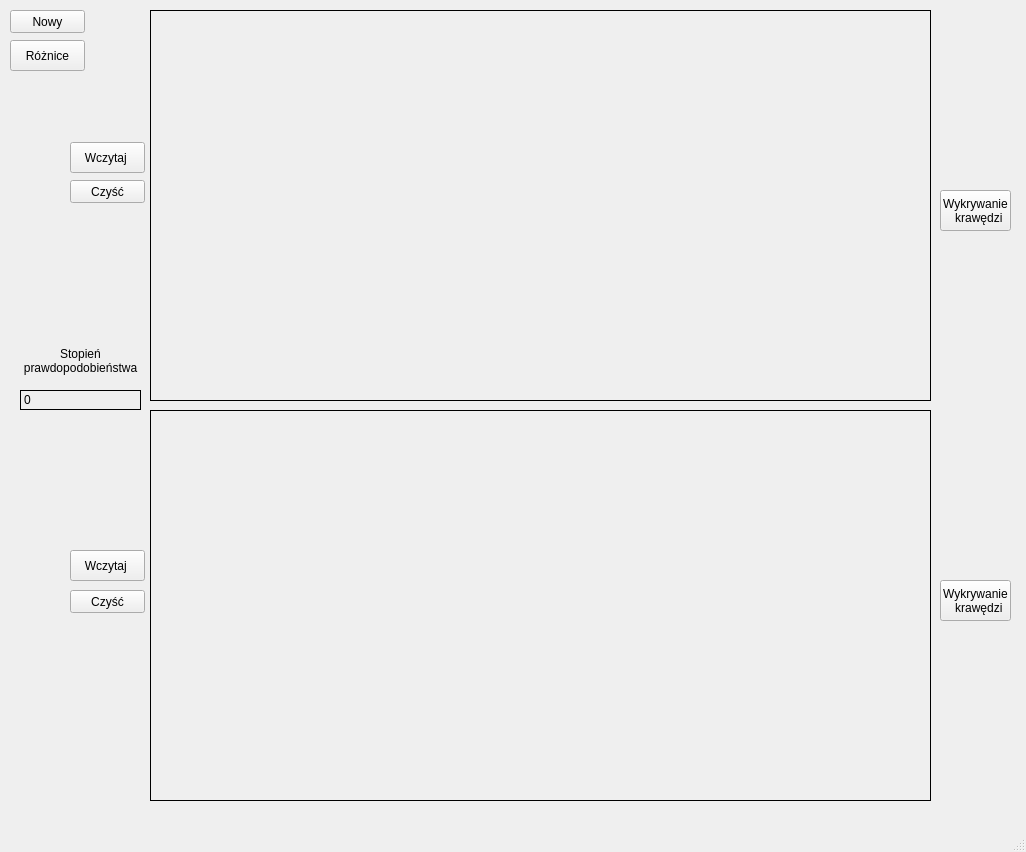
<?xml version="1.0" encoding="UTF-8"?>
<ui version="4.0">
 <class>MainWindow</class>
 <widget class="QMainWindow" name="MainWindow">
  <property name="geometry">
   <rect>
    <x>0</x>
    <y>0</y>
    <width>1026</width>
    <height>852</height>
   </rect>
  </property>
  <property name="windowTitle">
   <string>MainWindow</string>
  </property>
  <property name="autoFillBackground">
   <bool>false</bool>
  </property>
  <widget class="QWidget" name="centralwidget">
   <widget class="QPushButton" name="pushButton_2">
    <property name="geometry">
     <rect>
      <x>10</x>
      <y>10</y>
      <width>75</width>
      <height>23</height>
     </rect>
    </property>
    <property name="text">
     <string>Nowy</string>
    </property>
   </widget>
   <widget class="QPushButton" name="pushButton_3">
    <property name="geometry">
     <rect>
      <x>10</x>
      <y>40</y>
      <width>75</width>
      <height>31</height>
     </rect>
    </property>
    <property name="text">
     <string>Różnice</string>
    </property>
   </widget>
   <widget class="QLabel" name="label">
    <property name="geometry">
     <rect>
      <x>150</x>
      <y>10</y>
      <width>781</width>
      <height>391</height>
     </rect>
    </property>
    <property name="frameShape">
     <enum>QFrame::Box</enum>
    </property>
    <property name="text">
     <string/>
    </property>
    <property name="scaledContents">
     <bool>true</bool>
    </property>
   </widget>
   <widget class="QLabel" name="label_2">
    <property name="geometry">
     <rect>
      <x>150</x>
      <y>410</y>
      <width>781</width>
      <height>391</height>
     </rect>
    </property>
    <property name="frameShape">
     <enum>QFrame::Box</enum>
    </property>
    <property name="text">
     <string/>
    </property>
    <property name="scaledContents">
     <bool>true</bool>
    </property>
   </widget>
   <widget class="QPushButton" name="pushButton">
    <property name="geometry">
     <rect>
      <x>70</x>
      <y>142</y>
      <width>75</width>
      <height>31</height>
     </rect>
    </property>
    <property name="text">
     <string>Wczytaj </string>
    </property>
   </widget>
   <widget class="QPushButton" name="pushButton_6">
    <property name="geometry">
     <rect>
      <x>70</x>
      <y>550</y>
      <width>75</width>
      <height>31</height>
     </rect>
    </property>
    <property name="text">
     <string>Wczytaj </string>
    </property>
   </widget>
   <widget class="QLabel" name="label_3">
    <property name="geometry">
     <rect>
      <x>20</x>
      <y>390</y>
      <width>121</width>
      <height>20</height>
     </rect>
    </property>
    <property name="frameShape">
     <enum>QFrame::Panel</enum>
    </property>
    <property name="text">
     <string>0</string>
    </property>
   </widget>
   <widget class="QLabel" name="label_4">
    <property name="geometry">
     <rect>
      <x>20</x>
      <y>340</y>
      <width>121</width>
      <height>41</height>
     </rect>
    </property>
    <property name="text">
     <string>Stopień prawdopodobieństwa</string>
    </property>
    <property name="alignment">
     <set>Qt::AlignCenter</set>
    </property>
    <property name="wordWrap">
     <bool>true</bool>
    </property>
   </widget>
   <widget class="QPushButton" name="pushButton_4">
    <property name="geometry">
     <rect>
      <x>70</x>
      <y>180</y>
      <width>75</width>
      <height>23</height>
     </rect>
    </property>
    <property name="text">
     <string>Czyść</string>
    </property>
   </widget>
   <widget class="QPushButton" name="pushButton_7">
    <property name="geometry">
     <rect>
      <x>70</x>
      <y>590</y>
      <width>75</width>
      <height>23</height>
     </rect>
    </property>
    <property name="text">
     <string>Czyść</string>
    </property>
   </widget>
   <widget class="QPushButton" name="pushButton_8">
    <property name="geometry">
     <rect>
      <x>940</x>
      <y>190</y>
      <width>71</width>
      <height>41</height>
     </rect>
    </property>
    <property name="text">
     <string>Wykrywanie 
  krawędzi</string>
    </property>
   </widget>
   <widget class="QPushButton" name="pushButton_9">
    <property name="geometry">
     <rect>
      <x>940</x>
      <y>580</y>
      <width>71</width>
      <height>41</height>
     </rect>
    </property>
    <property name="text">
     <string>Wykrywanie 
  krawędzi</string>
    </property>
   </widget>
  </widget>
  <widget class="QMenuBar" name="menubar">
   <property name="geometry">
    <rect>
     <x>0</x>
     <y>0</y>
     <width>1026</width>
     <height>21</height>
    </rect>
   </property>
  </widget>
  <widget class="QStatusBar" name="statusbar"/>
 </widget>
 <resources/>
 <connections/>
</ui>
